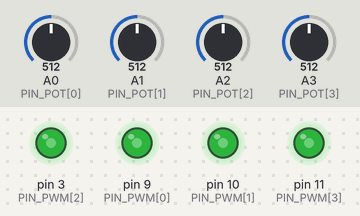
Simulated run of this program. Board: Arduino Nano, built with avr-gcc and run on an emulated ATmega328P. On the bench: output pins drawn as LEDs (lit = HIGH). The test bench sets the inputs (shaded band); at power-on: A0 (PIN_POT[0]) = 512, A1 (PIN_POT[1]) = 512, A2 (PIN_POT[2]) = 512, A3 (PIN_POT[3]) = 512.

Above: at 1.2 s.
1.3 s: A0 (PIN_POT[0]) set to 716
At 2.0 s:
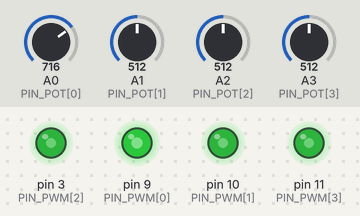
2.8 s: A1 (PIN_POT[1]) set to 716
At 3.2 s:
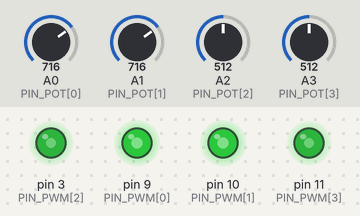
4.3 s: A2 (PIN_POT[2]) set to 716
At 5.5 s:
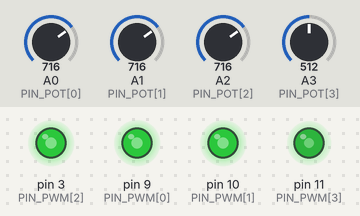
5.8 s: A3 (PIN_POT[3]) set to 716
At 6.6 s:
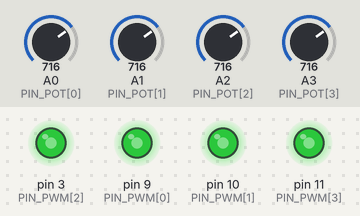
7.3 s: A0 (PIN_POT[0]) set to 992
At 7.9 s:
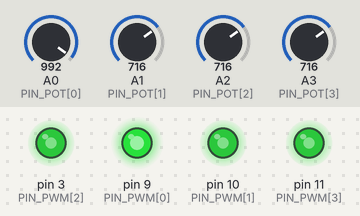
8.8 s: A1 (PIN_POT[1]) set to 992
At 10.2 s:
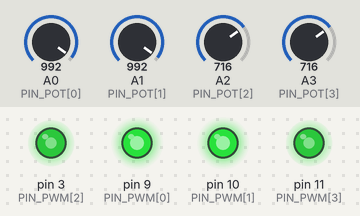
Timing chart, 0 to 11.3 s (numbered marks = the images above; inputs shaded):
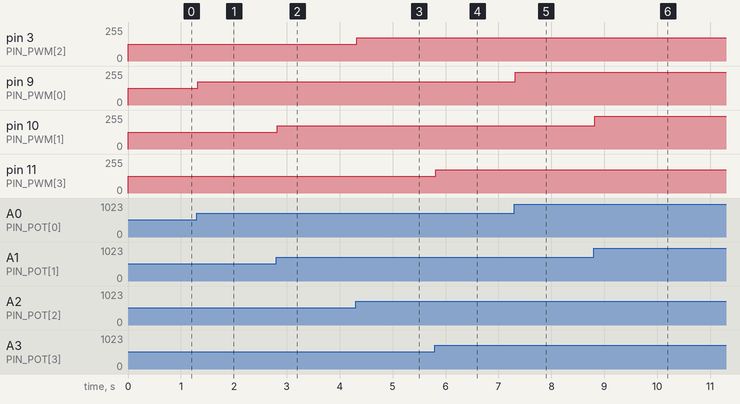

Measured:
- after the input at 1.3 s, pin 9 (PIN_PWM[0]): 127/255 → 175/255 at once
- after the input at 2.8 s, pin 10 (PIN_PWM[1]): 127/255 → 175/255 at once
- after the input at 4.3 s, pin 3 (PIN_PWM[2]): 127/255 → 175/255 at once
- after the input at 5.8 s, pin 11 (PIN_PWM[3]): 127/255 → 175/255 at once
- after the input at 7.3 s, pin 9 (PIN_PWM[0]): 175/255 → 244/255 at once
- after the input at 8.8 s, pin 10 (PIN_PWM[1]): 175/255 → 244/255 at once

The program:

main.cpp
```cpp
#include <Arduino.h>

#include "PotInput.h"
#include "PwmDuty.h"

namespace {

constexpr uint8_t CHANNEL_COUNT = 4;

// Pin assignments: CH0..3 -> D9/D10/D3/D11 (the schematic's PWM_1..4), potentiometers -> A0..A3
// (POT_1..4, off-board via J4/J5). D9/D10 (Timer1) and D11/D3 (Timer2) share the same default
// ~490 Hz Phase-Correct PWM under analogWrite(), so all 4 channels run at one shared frequency
// with zero timer register setup.
constexpr uint8_t PIN_POT[CHANNEL_COUNT] = {A0, A1, A2, A3};
constexpr uint8_t PIN_PWM[CHANNEL_COUNT] = {9, 10, 3, 11};

constexpr uint8_t EMA_SHIFT = 3;  // pot smoothing strength

uint16_t smoothed[CHANNEL_COUNT];
potinput::Deadzone deadzones[CHANNEL_COUNT];

}  // namespace

void setup() {
  for (uint8_t ch = 0; ch < CHANNEL_COUNT; ++ch) {
    pinMode(PIN_POT[ch], INPUT);
    pinMode(PIN_PWM[ch], OUTPUT);
    smoothed[ch] = analogRead(PIN_POT[ch]);  // start at each pot's actual position
  }
}

void loop() {
  // read pot inputs -> duty -> PT4115 DIM outputs, one channel at a time
  for (uint8_t ch = 0; ch < CHANNEL_COUNT; ++ch) {
    smoothed[ch] = potinput::emaStep(smoothed[ch], analogRead(PIN_POT[ch]), EMA_SHIFT);
    uint8_t duty = potinput::toPercent(deadzones[ch].apply(smoothed[ch]));
    analogWrite(PIN_PWM[ch], pwmduty::dutyToPwm8(duty));
  }
}
```
